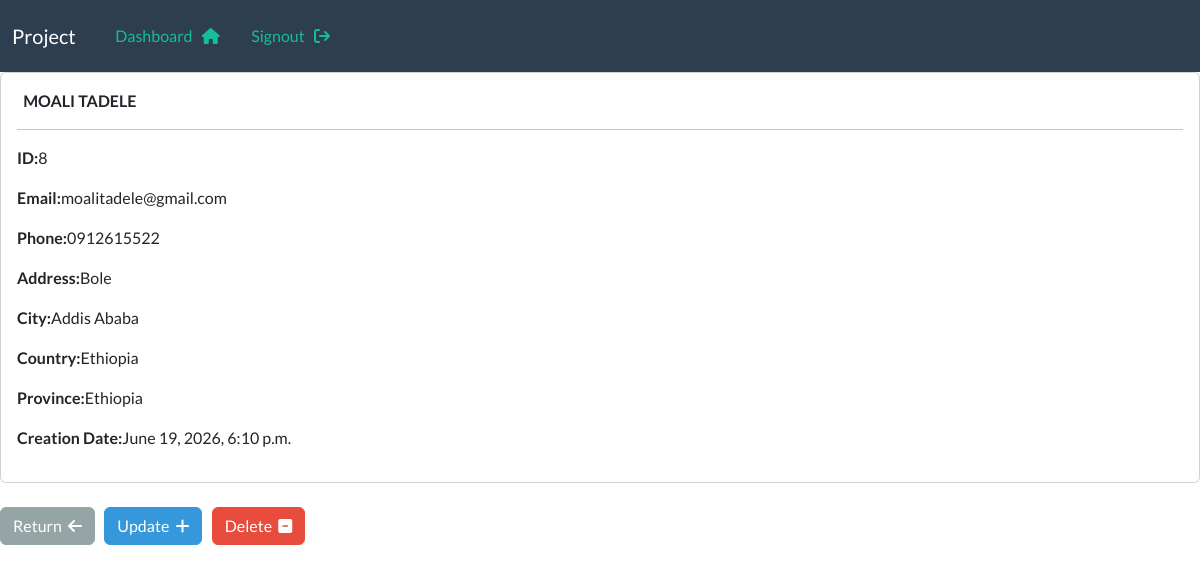
The app's page /record/8 (signed in) with its own data.
### webapp/models.py (models this page shows, shortened)
class Record(models.Model):
    creation_date = models.DateTimeField(auto_now_add=True)
    first_name = models.CharField(max_length=100)
    last_name = models.CharField(max_length=100)
    email = models.CharField(max_length=255)
    phone = models.CharField(max_length=20)
    address = models.CharField(max_length=200)
    city = models.CharField(max_length=200)
    country = models.CharField(max_length=200)
    province = models.CharField(max_length=100)

### webapp/views.py (the view)
# urls.py: path('record/<int:pk>', views.singular_record, name='record'),
@login_required(login_url='my-login')
def singular_record(request,pk):
    all_record = Record.objects.get(id=pk)
    context = {'record':all_record}
    return render(request, 'webapp/view-record.html', context=context)

### webapp/templates/webapp/view-record.html (shortened to what this page needs)
{% extends 'webapp/base.html' %}
{% load crispy_forms_tags %}
{% block content %}
    <div class="card">
        <div class="card-body">
            <strong>
                {{record.first_name|upper}}
                {{record.last_name|upper}}
             </strong>
             <hr>
            <p><strong>ID:</strong>{{record.id}}</p>
            <p><strong>Email:</strong>{{record.email}}</p>
            <p><strong>Phone:</strong>{{record.phone}}</p>
            <p><strong>Address:</strong>{{record.address}}</p>
            <p><strong>City:</strong>{{record.city}}</p>
            <p><strong>Country:</strong>{{record.country}}</p>
            <p><strong>Province:</strong>{{record.province}}</p>
            <p><strong>Creation Date:</strong>{{record.creation_date}}</p>
        </div>
    </div>
      <br>
        <a href="{% url 'dashboard' %}" class="btn btn-secondary">Return  &nbsp;<i class="fa fa-arrow-left" aria-hidden="true"></i></a>
        <a href="{% url 'update-record' record.id %}" class="btn btn-info">Update  &nbsp;<i class="fa fa-plus" aria-hidden="true"></i></a>
        <a href="{% url 'delete-record' record.id %}" class="btn btn-danger">Delete &nbsp;<i class="fa fa-minus-square" aria-hidden="true"></i></a>
{% endblock %}

### records on screen
Record: first_name "MOALI", last_name "TADELE", id "8", email "moalitadele@gmail.com", phone "0912615522", address "Bole", city "Addis Ababa", country "Ethiopia", province "Ethiopia", creation_date "June 19, 2026, 6:10 p.m."
